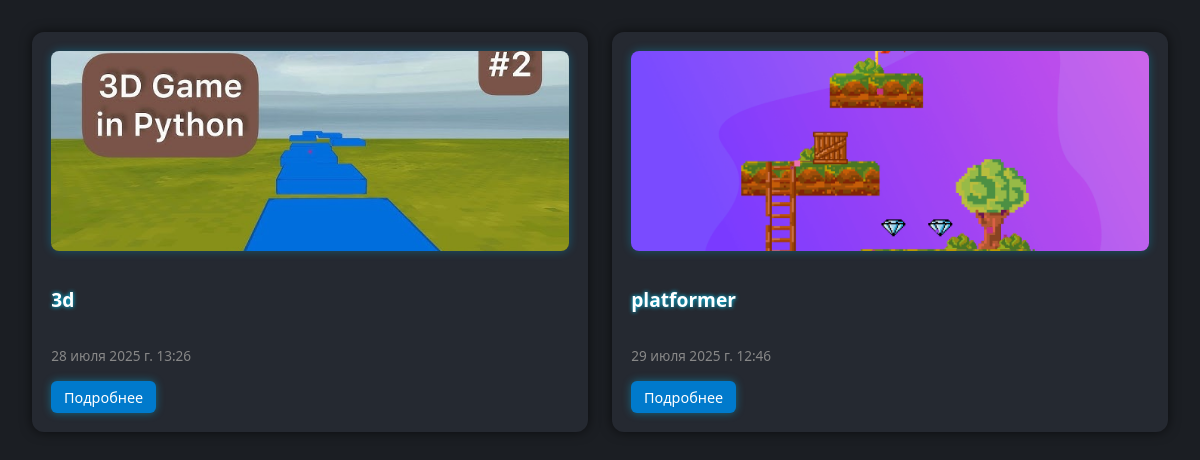
The page / on the database its author committed.
### shop/models.py (models this page shows, shortened)
class Product(models.Model):
    category = models.ForeignKey(Category, related_name='products', on_delete=models.CASCADE, verbose_name='Категория')
    name = models.CharField(max_length=100, verbose_name='Название товара')
    slug = models.SlugField(max_length=100, unique=True, verbose_name='URL')
    description = models.TextField(blank=True, verbose_name='Описание')
    price = models.DecimalField(max_digits=10, decimal_places=2, verbose_name='Цена')
    image = models.ImageField(upload_to='products/%Y/%m/%d/', blank=True, verbose_name='Изображение')
    created_at = models.DateTimeField(auto_now_add=True, verbose_name='Дата создания')
    stock = models.PositiveIntegerField(verbose_name='Остаток на складе')
    available = models.BooleanField(default=True, verbose_name='Доступен')
    zip_file = models.FileField(upload_to='zips/', blank=True, null=True, verbose_name='ZIP архив')

### shop/views.py (the view)
# urls.py: path('', product_list, name='product_list'),
def product_list(request, slug=None):
    products = Product.objects.filter(available=True)
    categories = Category.objects.all()
    if slug:
        category = get_object_or_404(Category, slug=slug)
        products = products.filter(category=category)
    context = {'products': products, 'categories': categories}
    return render(request, 'product_list.html', context)

### shop/templates/product_list.html (shortened to what this page needs)
<!DOCTYPE html>
<html lang="en">
<head>
</head>
<body>
    <div class="container">
        {% for product in products %}
            <div class="product-card">
                {% if product.image %}
                    <img src="{{ product.image.url }}" alt="{{ product.name }}" class="product-image">
                {% endif %}
                <p class="product-name">{{ product.name }}</p>
                <p class="product-date">{{ product.created_at }}</p>
                <div class="product-buttons">
                    <a href="{% url 'product_detail' slug=product.slug %}" class="btn btn-detail">Подробнее</a>
                </div>
            </div>
        {% endfor %}
    </div>
</body>
</html>

### shop/templates/product_list.html (style rules this page uses)
body { font-family: 'Segoe UI', Tahoma, Geneva, Verdana, sans-serif; background-color: #1b1e23; color: #e2e2e2; margin: 0; padding: 2rem; }
.container { display: grid; grid-template-columns: repeat(auto-fit, minmax(250px, 1fr)); gap: 1.5rem; }
.product-card { background-color: #252931; border-radius: 12px; padding: 1.2rem; box-shadow: 0 0 12px rgba(0, 0, 0, 0.6); transition: transform 0.2s ease, box-shadow 0.2s ease; display: flex; flex-direction: column; justify-content: space-between; }
.product-image { width: 100%; height: 200px; object-fit: cover; border-radius: 8px; margin-bottom: 1rem; box-shadow: 0 0 10px rgba(0, 200, 255, 0.3); }
.product-name { font-size: 1.2rem; font-weight: 600; color: #fff; text-shadow: 0 0 4px #00d1ff; }
.product-date { font-size: 0.85rem; color: #888; margin-bottom: 1rem; }
.product-buttons { display: flex; gap: 0.5rem; margin-top: auto; }
.btn { text-decoration: none; padding: 0.4rem 0.8rem; border-radius: 6px; font-size: 0.9rem; font-weight: 500; transition: background-color 0.2s ease, transform 0.1s ease; box-shadow: 0 0 8px rgba(0, 200, 255, 0.4); }
.btn-detail { background-color: #007acc; color: white; }

### rows shown on the page
Product: image (picture), name "3d", created_at "28 июля 2025 г. 13:26"
Product: image (picture), name "platformer", created_at "29 июля 2025 г. 12:46"
